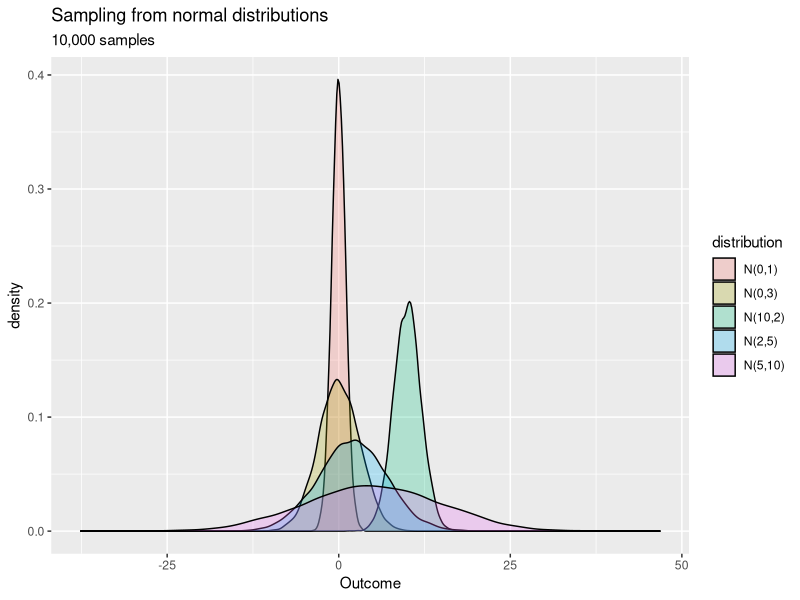
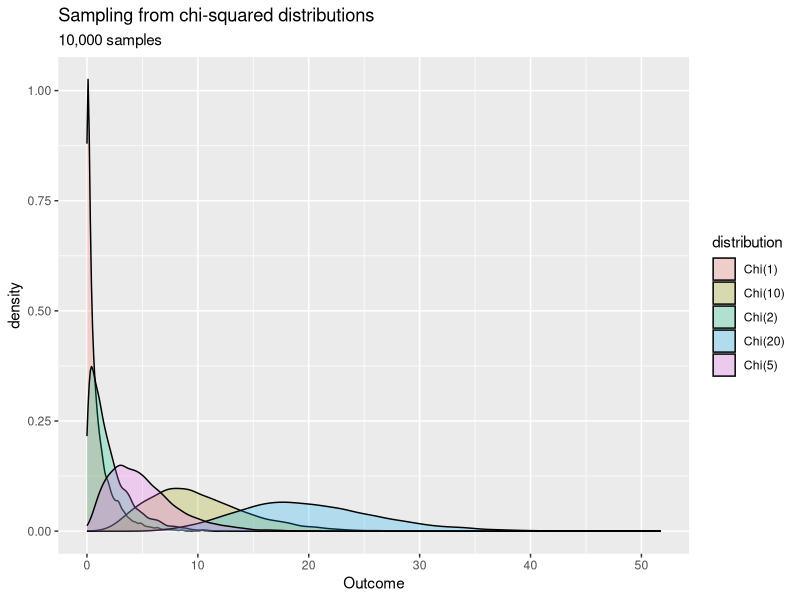
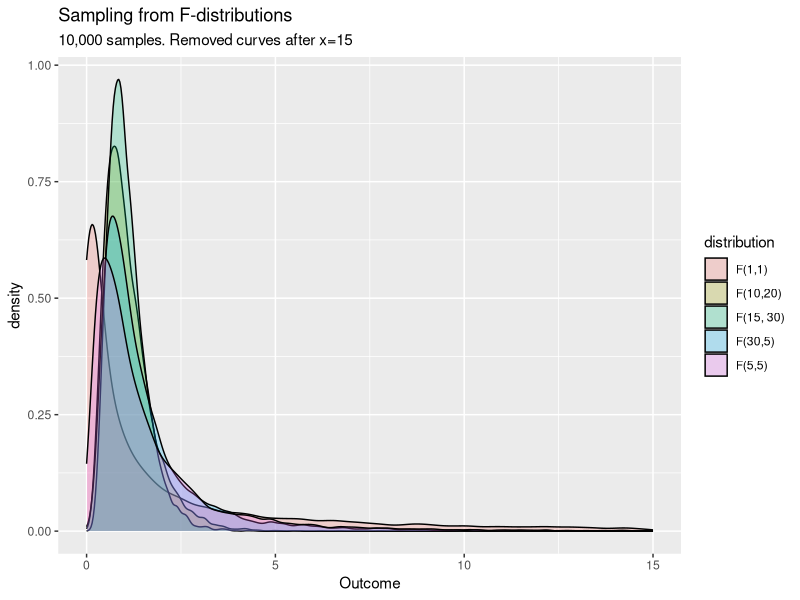

The R script that drew these images, in order:
library(tidyverse)
library(ggplot2)

# Set for reproducibility
set.seed(777)
sampleSize <- 10000


# Normal Distribution
dataN1 <- tibble(Outcome = rnorm(sampleSize, mean = 0, sd = 1), distribution = "N(0,1)")
dataN2 <- tibble(Outcome = rnorm(sampleSize, mean = 0, sd = 3), distribution = "N(0,3)")
dataN3 <- tibble(Outcome = rnorm(sampleSize, mean = 2, sd = 5), distribution = "N(2,5)")
dataN4 <- tibble(Outcome = rnorm(sampleSize, mean = 5, sd = 10), distribution = "N(5,10)")
dataN5 <- tibble(Outcome = rnorm(sampleSize, mean = 10, sd = 2), distribution = "N(10,2)")

data <- bind_rows(dataN1, dataN2, dataN3, dataN4, dataN5)

ggplot(data, aes(x = Outcome, fill = distribution)) + 
  geom_density(aes(group = distribution), alpha = 0.25) +
  labs(
    title = "Sampling from normal distributions",
    subtitle = "10,000 samples"
  )



# chi-squared
dataChiSq1 <- tibble(Outcome = rchisq(sampleSize, df = 1), distribution = "Chi(1)")
dataChiSq2 <- tibble(Outcome = rchisq(sampleSize, df = 2), distribution = "Chi(2)")
dataChiSq3 <- tibble(Outcome = rchisq(sampleSize, df = 5), distribution = "Chi(5)")
dataChiSq4 <- tibble(Outcome = rchisq(sampleSize, df = 10), distribution = "Chi(10)")
dataChiSq5 <- tibble(Outcome = rchisq(sampleSize, df = 20), distribution = "Chi(20)")

data <- bind_rows(dataChiSq1, dataChiSq2, dataChiSq3, dataChiSq4, dataChiSq5)

ggplot(data, aes(x = Outcome, fill = distribution)) + 
  geom_density(aes(group = distribution), alpha = 0.25) +
  labs(
    title = "Sampling from chi-squared distributions",
    subtitle = "10,000 samples"
  )

# f-distribution
dataF1 <- tibble(Outcome = rf(sampleSize, df1 = 1, df2 = 1), distribution = "F(1,1)")
dataF2 <- tibble(Outcome = rf(sampleSize, df1 = 5, df2 = 5), distribution = "F(5,5)")
dataF3 <- tibble(Outcome = rf(sampleSize, df1 = 10, df2 = 20), distribution = "F(10,20)")
dataF4 <- tibble(Outcome = rf(sampleSize, df1 = 30, df2 = 5), distribution = "F(30,5)")
dataF5 <- tibble(Outcome = rf(sampleSize, df1 = 15, df2 = 30), distribution = "F(15, 30)")

data <- bind_rows(dataF1, dataF2, dataF3, dataF4, dataF5)

ggplot(data, aes(x = Outcome, fill = distribution)) + 
  geom_density(aes(group = distribution), alpha = 0.25) +
  labs(
    title = "Sampling from F-distributions",
    subtitle = "10,000 samples. Removed curves after x=15"
  ) +
  xlim(0, 15)




